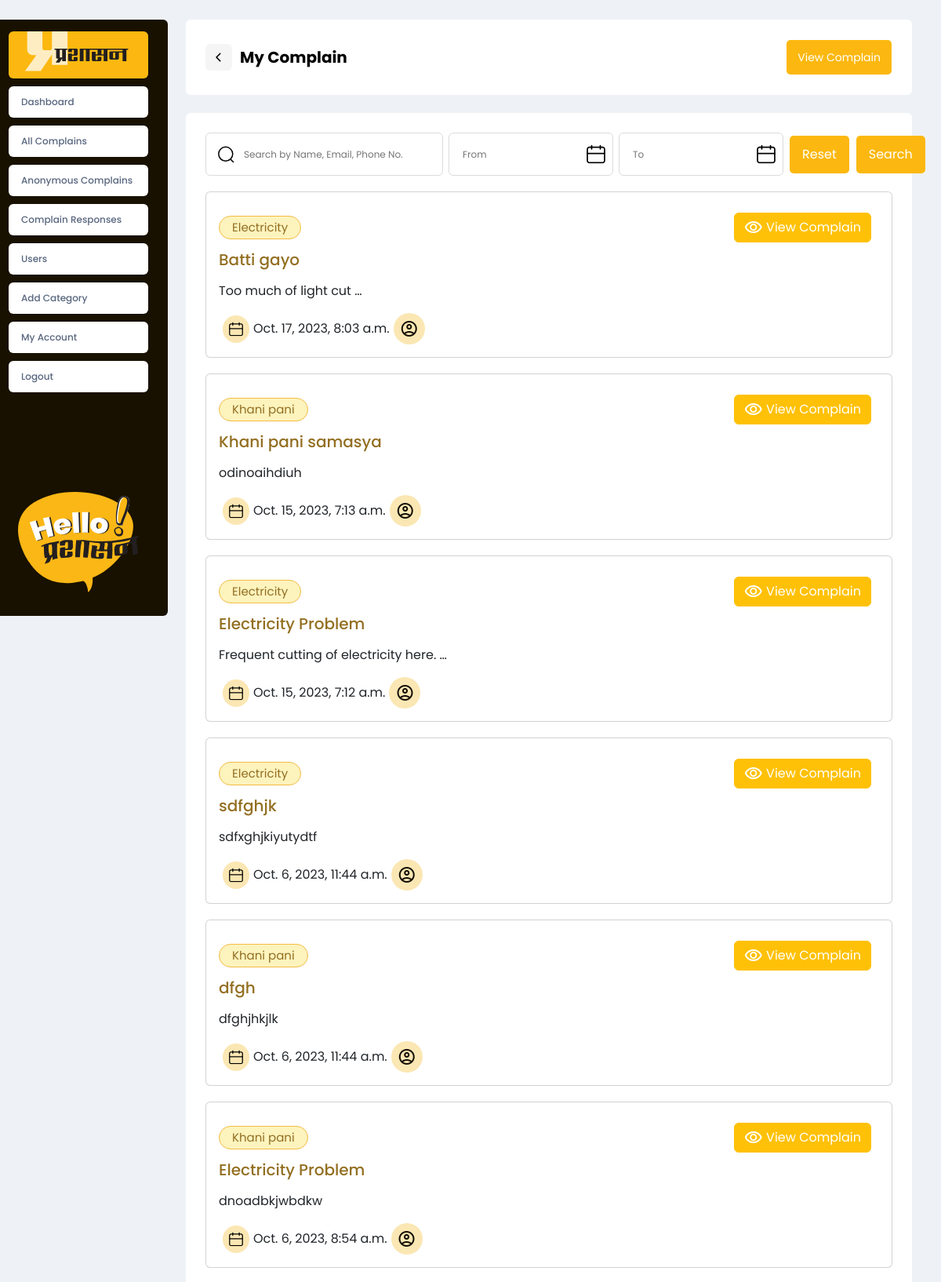
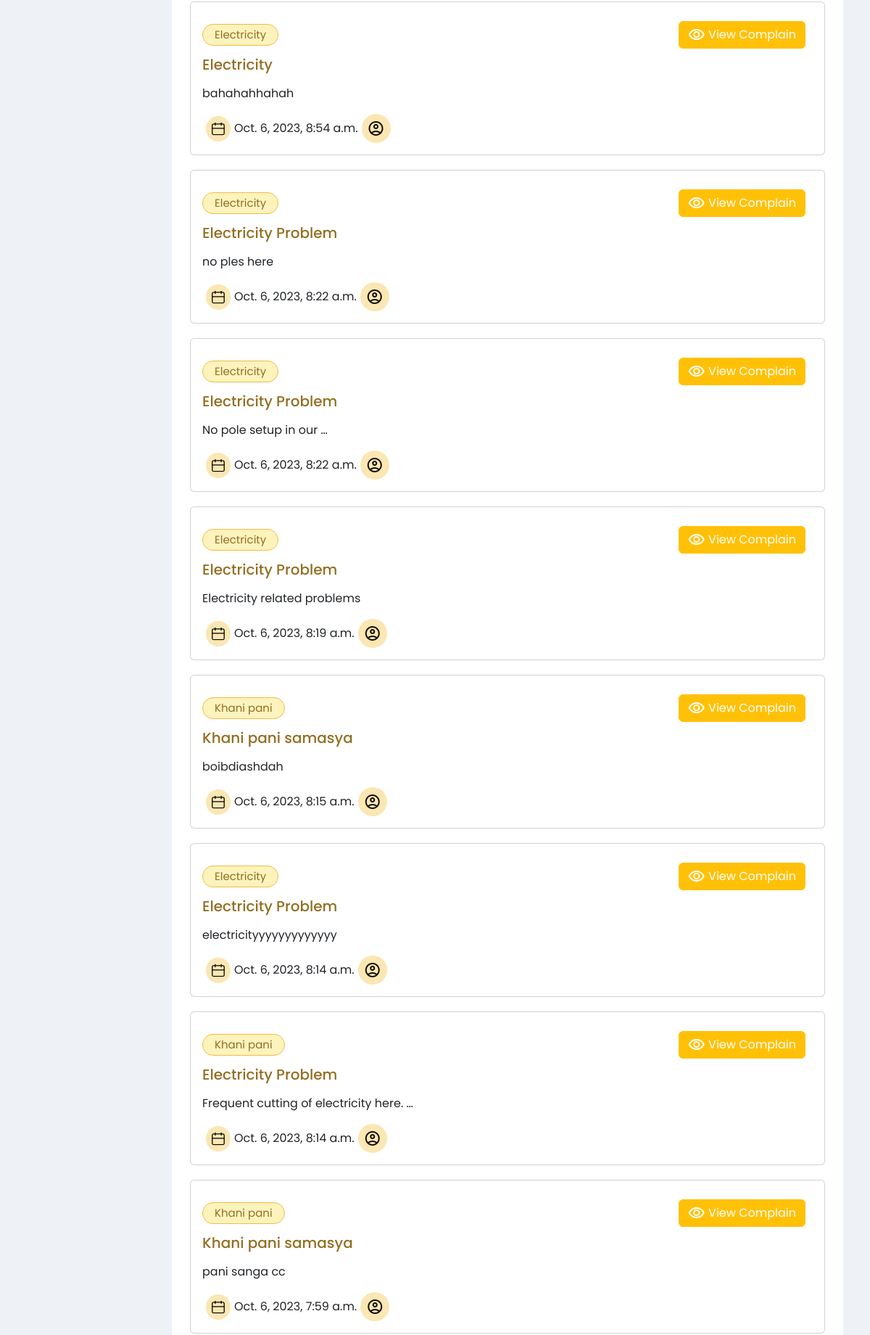
The app's page /anonymous_complain (signed in, upper part) with its own data (2 pictures, top to bottom).
### main/models.py (models this page shows, shortened)
class Complain(models.Model):
    created_by=models.ForeignKey(settings.AUTH_USER_MODEL, related_name='my_complains', on_delete=models.CASCADE,default=None,null=True)
    created_date=models.DateTimeField(auto_now_add=True)
    complain_title=models.CharField(max_length=255,null=False)
    complain_message=models.TextField(null=False)
    complain_image=models.ImageField(null=True, upload_to="Images")
    to_complain=models.ForeignKey('ComplainName', on_delete=models.CASCADE)
    class Meta:
        ordering=['-created_date']

class ComplainName(models.Model):
    department_name = models.CharField(max_length=255,null=False)
    complain_name = models.CharField(max_length=255,null=False)

### main/views.py (the view)
# urls.py: path('anonymous_complain', views.anonymous_complain, name='anonymous_complains'),
def anonymous_complain(request):
    user=request.user
    if user.role == 1:
        anonymous_complains=Complain.objects.filter(created_by__isnull= True)
    context={
        'anonymous_complains':anonymous_complains
    }
    return render(request,'main/anonymous_complains.html',context)

### main/templates/main/anonymous_complains.html (shortened to what this page needs)
{% include 'layouts/header.html' %}
<section id="dashboard">
    <div class="container-fluid">
        <div class="row">
            <div class="col-md-2">
                {% include 'layouts/left-dash.html' %}
            </div>
            <div class="col-md-10 arrange-complain">
                <div class="mid-complain">
                    <div class="mid-complain-heading">
                        <div class="dash-header">
                            <a href="#" id="back-button">
                            <div class="pointer">
                            </div></a>
                            <div class="heading">
                                <p>My Complain</p>
                            </div>
                        </div>
                        <div class="view-complain">
                            <button><a href="">View Complain</a></button>
                        </div>
                    </div>
                    <div class="mycomplain-content">
                        <div class="search-bar">
                            <div class="search">
                                <div class="search-inner">
                                    <input type="text" placeholder="Search by Name, Email, Phone No.">
                                </div>
                            </div>
                            <div class="complain-dates">
                                <div class="com-dates">
                                    <div class="search-inner">
                                        <input type="text" placeholder="From">
                                    </div>
                                </div>
                            </div>
                            <div class="complain-dates">
                                <div class="com-dates">
                                    <div class="search-inner">
                                        <input type="text" placeholder="To">
                                    </div>
                                </div>
                            </div>
                            <div class="searchbar-button">
                                <button><a href="">Reset</a></button>
                            </div>
                            <div class="searchbar-button">
                                <button><a href="">Search</a></button>
                            </div>
                        </div>
                        {% for anonymous_complain in anonymous_complains %}
                        <div class="card  w-100">
                            <div class="card-body">
                                <div class="card-button ">
                                    <button class="card-button-left"><a href="">{{ anonymous_complain.to_complain.department_name }}</a></button>
                                    <div class="card-button-right">
                                        <a href="{% url 'main:view_complain' id=anonymous_complain.id %}"
                                            class="btn card-btn-anchor  btn-warning"><span
                                                class="material-symbols-outlined">visibility </span>&nbspView Complain
                                        </a>
                                    </div>
                                </div>
                                <h5 class="card-title">{{ anonymous_complain.complain_title }}</h5>
                                <p class="card-text">{{ anonymous_complain.complain_message | truncatewords:5 | linebreaks }}</p>
                                <div class="card-status-sec">
                                    <div class="card-status-icon">
                                    </div>
                                    <span class="card-date">{{ anonymous_complain.created_date }}</span>
                                    <div class="card-status-icon">
                                        <span class="material-symbols-outlined">account_circle</span>
                                    </div>
                                </div>
                            </div>
                        </div>
                        {% endfor %}
                    </div>
                </div>
            </div>
        </div>
    </div>
</section>
{% include 'layouts/footer.html' %}

### main/static/css/style.css (style rules this page uses)
body { font-family:poppins!important; }
* { box-sizing: border-box; }
:root { --Pra-Yellow: #fcb810; --Border1: #dbdbdb; --TextColor: #58667e; --Pra-White: #ffffff; --Pra-Black: #000000; }
body { background: #eef2f6; }
#dashboard { height: auto; background: #eef2f6; }
.mid-complain { display: flex; padding: 25px; flex-direction: column; align-items: flex-start; gap: 23px; }
.view-complain { display: flex; padding: 1px; justify-content: center; align-items: center; gap: 4px; border-radius: 6px; }
.view-complain button { display: flex; padding: 14px; justify-content: center; align-items: center; gap: 4px; border-radius: 5px; background: var(--Pra-Yellow); border: none; transition: all 0.3s ease-in-out; }
.view-complain a { color: var(--pra-white, #fff); font-feature-settings: "calt" off, "liga" off; font-size: 14px; font-style: normal; font-weight: 400; line-height: 16.1px; text-decoration: none; }
.pointer { display: flex; padding: 5px; align-items: center; gap: 10px; border-radius: 6px; background: #f5f5f5; margin-right: 10px; transition: all 0.3s ease-in-out; }
.mid-complain-heading { display: flex; height: 96px; padding: 25px; justify-content: space-between; align-items: center; align-self: stretch; border-radius: 6px; background: #fff; }
.dash-header { display: flex; align-items: center; text-align: center; flex-direction: row; }
.heading p { color: #000; font-family: Poppins; font-size: 20px; font-style: normal; font-weight: 700; line-height: normal; margin-bottom: 0px; }
.mycomplain-content { display: flex; padding: 25px; flex-direction: column; justify-content: center; align-items: flex-start; gap: 20px; align-self: stretch; border-radius: 6px; background: var(--Pra-White); }
.search-bar { display: flex; align-items: center; gap: 7px; align-self: stretch; }
.search { display: flex; flex-direction: column; justify-content: center; align-items: flex-start; flex: 1 0 0; display: flex; height: 55px; padding: 0px 15px; gap: 10px; align-self: stretch; border-radius: 6px; border: 1px solid var(--Border1); background: #fff; }
.search-inner { display: flex; align-items: center; gap: 10px; flex: 1 0 0; }
.search-inner input { color: var(--TextColor); font-family: Poppins; font-size: 12px; font-style: normal; font-weight: 400; line-height: normal; border: none; width: 20vw; }
.complain-dates { display: flex; width: 210px; flex-direction: column; justify-content: center; align-items: center; }
.com-dates { display: flex; height: 55px; padding: 0px 15px; align-items: center; gap: 10px; align-self: stretch; border-radius: 6px; border: 1px solid var(--Border1); background: #fff; }
.com-dates .search-inner input { width: 150px; }
.searchbar-button { display: flex; padding: 1px; justify-content: center; align-items: center; gap: 4px; border-radius: 6px; }
.searchbar-button button { display: flex; padding: 16px; flex-direction: column; justify-content: center; align-items: center; border-radius: 5px; background: var(--Pra-Yellow); border: none; transition: all 0.3s ease-in-out; }
.searchbar-button button a { color: var(--Pra-White); font-feature-settings: "clig" off, "calt" off, "liga" off; font-size: 16px; font-style: normal; font-weight: 400; line-height: 16px; text-decoration: none; }
.card-button { display: flex; flex-direction: row; align-items: center; justify-content: space-between; }
.card-button a { display: flex; align-items: center; color: #ffffff; }
.card-button-left { background-color: #fdf3bd; border-radius: 60px; border: 1.5px solid #f2bb43; }
.card-button-left a { font-size: 15px; text-decoration: none; color: #926f23; padding: 2px 10px; }
.card-button-right { display: flex; }
.card-btn-anchor { margin: 10px; }
.card-title { color: #936f22; }
.card-status-sec { display: flex !important; align-items: center !important; }
.card-status-icon { display: flex; align-items: center; color: #120d02; background-color: #fbe7b3; margin: 0px 5px; padding: 8px; border-radius: 104px; }

### records on screen
Complain: to_complain.department_name "Electricity", complain_title "Batti gayo", complain_message "Too much of light cut …", created_date "Oct. 17, 2023, 8:03 a.m."
Complain: to_complain.department_name "Khani pani", complain_title "Khani pani samasya", complain_message "odinoaihdiuh", created_date "Oct. 15, 2023, 7:13 a.m."
Complain: to_complain.department_name "Electricity", complain_title "Electricity Problem", complain_message "Frequent cutting of electricity here. …", created_date "Oct. 15, 2023, 7:12 a.m."
Complain: to_complain.department_name "Electricity", complain_title "sdfghjk", complain_message "sdfxghjkiyutydtf", created_date "Oct. 6, 2023, 11:44 a.m."
Complain: to_complain.department_name "Khani pani", complain_title "dfgh", complain_message "dfghjhkjlk", created_date "Oct. 6, 2023, 11:44 a.m."
Complain: to_complain.department_name "Khani pani", complain_title "Electricity Problem", complain_message "dnoadbkjwbdkw", created_date "Oct. 6, 2023, 8:54 a.m."
Complain: to_complain.department_name "Electricity", complain_title "Electricity", complain_message "bahahahhahah", created_date "Oct. 6, 2023, 8:54 a.m."
Complain: to_complain.department_name "Electricity", complain_title "Electricity Problem", complain_message "no ples here", created_date "Oct. 6, 2023, 8:22 a.m."
Complain: to_complain.department_name "Electricity", complain_title "Electricity Problem", complain_message "No pole setup in our …", created_date "Oct. 6, 2023, 8:22 a.m."
Complain: to_complain.department_name "Electricity", complain_title "Electricity Problem", complain_message "Electricity related problems", created_date "Oct. 6, 2023, 8:19 a.m."
Complain: to_complain.department_name "Khani pani", complain_title "Khani pani samasya", complain_message "boibdiashdah", created_date "Oct. 6, 2023, 8:15 a.m."
Complain: to_complain.department_name "Electricity", complain_title "Electricity Problem", complain_message "electricityyyyyyyyyyyyy", created_date "Oct. 6, 2023, 8:14 a.m."
Complain: to_complain.department_name "Khani pani", complain_title "Electricity Problem", complain_message "Frequent cutting of electricity here. …", created_date "Oct. 6, 2023, 8:14 a.m."
Complain: to_complain.department_name "Khani pani", complain_title "Khani pani samasya", complain_message "pani sanga cc", created_date "Oct. 6, 2023, 7:59 a.m."
